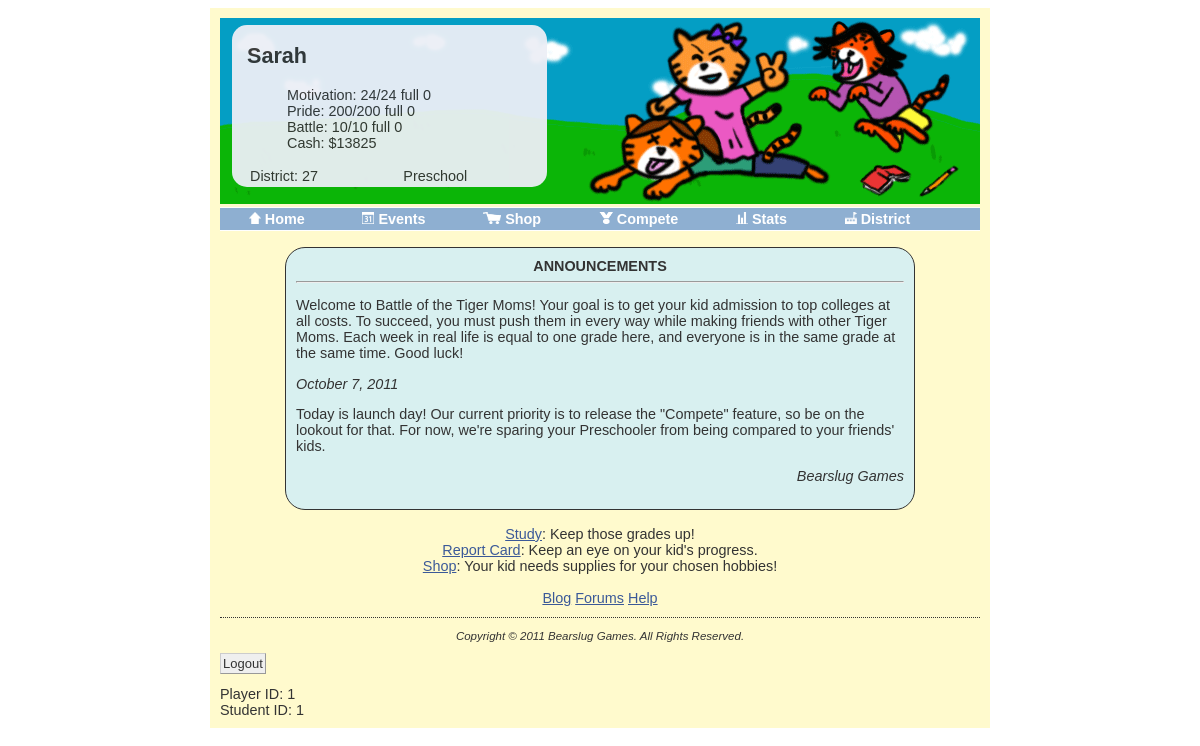
Page /main.php (signed in) on the committed database.
### tables this page shows
CREATE TABLE `characters` (
  `name` varchar(20) NOT NULL,
  `gender` binary(1) NOT NULL,
  `gradeLevel` tinyint(2) NOT NULL DEFAULT '-1',
  `inappropriate` binary(1) DEFAULT NULL,
  `cash` mediumint(8) unsigned NOT NULL DEFAULT '20000',
  `maxBattle` tinyint(3) unsigned NOT NULL DEFAULT '3',
  `currBattle` tinyint(3) unsigned NOT NULL DEFAULT '3',
  `maxMotivation` tinyint(3) unsigned NOT NULL DEFAULT '10',
  `currMotivation` tinyint(3) unsigned NOT NULL DEFAULT '10',
  `maxPride` mediumint(8) unsigned NOT NULL DEFAULT '100',
  `currPride` mediumint(8) unsigned NOT NULL DEFAULT '100',
  `numWon` mediumint(8) unsigned NOT NULL DEFAULT '0',
  `numLost` mediumint(8) unsigned NOT NULL DEFAULT '0',
  `skillPoints` tinyint(3) unsigned NOT NULL DEFAULT '0',
  `burnoutTimer` datetime DEFAULT NULL,
  `round` tinyint(3) unsigned NOT NULL DEFAULT '0',
  `studentID` int(10) unsigned NOT NULL AUTO_INCREMENT,
  `pianoMultiplier` float unsigned NOT NULL DEFAULT '1',
  `pianoSkillLevel` tinyint(3) unsigned NOT NULL DEFAULT '1',
  `violinMultiplier` float unsigned NOT NULL DEFAULT '1',
  `violinSkillLevel` tinyint(3) unsigned NOT NULL DEFAULT '1',
  `athleticsMultiplier` float unsigned NOT NULL DEFAULT '1',
  `athleticsSkillLevel` tinyint(3) unsigned NOT NULL DEFAULT '1',
  `danceMultiplier` float unsigned NOT NULL DEFAULT '1',
  `danceSkillLevel` tinyint(3) unsigned NOT NULL DEFAULT '1',
  `languageMultiplier` float unsigned NOT NULL DEFAULT '1',
  `languageSkillLevel` tinyint(3) unsigned NOT NULL DEFAULT '1',
  `scienceMultiplier` float unsigned NOT NULL DEFAULT '1',
  `scienceSkillLevel` tinyint(3) unsigned NOT NULL DEFAULT '1',
  `mathMultiplier` float unsigned NOT NULL DEFAULT '1',
  `mathSkillLevel` tinyint(3) unsigned NOT NULL DEFAULT '1',
  `historyMultiplier` float unsigned NOT NULL DEFAULT '1',
  `historySkillLevel` tinyint(3) unsigned NOT NULL DEFAULT '1',
  `chineseMultiplier` float unsigned NOT NULL DEFAULT '1',
  `chineseSkillLevel` tinyint(3) unsigned NOT NULL DEFAULT '1',
  `cultureMultiplier` float unsigned NOT NULL DEFAULT '1',
  `cultureSkillLevel` tinyint(3) unsigned NOT NULL DEFAULT '1',
  `chineseEXP` smallint(5) unsigned NOT NULL DEFAULT '0',
  `mathEXP` smallint(5) unsigned NOT NULL DEFAULT '0',
  `languageEXP` smallint(5) unsigned NOT NULL DEFAULT '0',
  `scienceEXP` smallint(5) unsigned NOT NULL DEFAULT '0',
  `historyEXP` smallint(5) unsigned NOT NULL DEFAULT '0',
  `athleticsEXP` smallint(5) unsigned NOT NULL DEFAULT '0',
  `danceEXP` smallint(5) unsigned NOT NULL DEFAULT '0',
  `violinEXP` smallint(5) unsigned NOT NULL DEFAULT '0',
  `pianoEXP` smallint(5) unsigned NOT NULL DEFAULT '0',
  `cultureEXP` smallint(5) unsigned NOT NULL DEFAULT '0',
  `lastAction` int(10) unsigned DEFAULT NULL,
  `battleTimer` int(10) unsigned DEFAULT NULL,
  `motivationTimer` int(10) unsigned DEFAULT NULL,
  `prideTimer` int(10) unsigned DEFAULT NULL,
  PRIMARY KEY (`studentID`),
  UNIQUE KEY `name_2` (`name`),
  KEY `name` (`name`),
  KEY `inappropriate` (`inappropriate`)
);

CREATE TABLE `accounts` (
  `playerID` int(10) unsigned NOT NULL AUTO_INCREMENT,
  `password` varchar(20) NOT NULL,
  `studentID` int(10) unsigned NOT NULL,
  PRIMARY KEY (`playerID`),
  KEY `studentID` (`studentID`)
);

### botm_functions.php (called while the page is built, shortened)
<?php
  $RT = 30;
  function queryMysql($query) {
    $result = mysql_query($query) or die(mysql_error());
    return $result;
  }
?>

### main.php (the view, shortened to what this page needs)
<?php
  require_once 'header.php';
  echo <<<_HTML
<br>
<div id="announce">
<center><strong>ANNOUNCEMENTS</strong></center>
<hr>
<p>Welcome to Battle of the Tiger Moms! Your
goal is to get your kid admission to top colleges at all costs. To
succeed, you must push them in every way while making friends with other Tiger
Moms. Each week in real life is equal to one grade here, and everyone is in the
same grade at the same time. Good luck!
<p class="date">October 7, 2011</p>
<p>Today is launch day! Our current priority is to release the "Compete"
feature, so be on the lookout for that. For now, we're sparing your
 Preschooler from being compared to your friends' kids.</p>
<p class="signature">Bearslug Games
</div>
<br>
<center>
<a href="events_academic.php">Study</a>: Keep those grades up!</br>
<a href="reportcard.php">Report Card</a>: Keep an eye on your kid's progress.<br>
<a href="shop.php">Shop</a>: Your kid needs supplies for your chosen hobbies!<br><br>
</center>
<center><a href="blog.html">Blog</a>
        <a href="forums.html">Forums</a>
        <a href="help.html">Help</a>
<address>Copyright &copy 2011 Bearslug Games. All Rights Reserved.</address>
</center>
<form action="logout.php" method="post"><pre>
<input type="submit" value="Logout" />
</pre></form>
Player ID: $playerID<br>
Student ID: $studentID
</body>
</html>
_HTML;
?>

### header.php (shortened to what this page needs)
<?php
  require_once 'botm_functions.php';
  $time = time();
  if(isset($_SESSION['playerID'])) {
    $playerID = $_SESSION['playerID'];
    $query = "SELECT * FROM accounts WHERE playerID='$playerID'";
    $result = queryMysql($query);
    $row = mysql_fetch_array($result);
    $studentID = $row['studentID'];
    $query = "SELECT * FROM characters WHERE studentID='$studentID'";
    $result = queryMysql($query);
    $row = mysql_fetch_array($result);
    $characterName      = $row['name'];
    $currMotivation     = $row['currMotivation'];
    $maxMotivation      = $row['maxMotivation'];
    $currPride          = $row['currPride'];
    $maxPride           = $row['maxPride'];
    $currBattle         = $row['currBattle'];
    $maxBattle          = $row['maxBattle'];
    $cash               = $row['cash'];
    $gradeLevel         = $row['gradeLevel'];
    $motivationTimer    = $row['motivationTimer'];
    $prideTimer         = $row['prideTimer'];
    $battleTimer        = $row['battleTimer'];
    if ($gradeLevel == -1) {
      $gradeString = 'Preschool';
    }
    elseif ($gradeLevel == 0) {
      $gradeString = 'Kindergarten';
    }
    else {
      $gradeString = 'Grade: ' . "$gradeLevel";
    }
  }
  else {
    header( 'Location: logout.php' );
  }
  $motivationTime = $time - $motivationTimer;
  $prideTime = $time - $prideTimer;
  $battleTime = $time - $battleTimer;
  $currMotivation = min($currMotivation + floor($motivationTime/$RT),$maxMotivation);
  $currPride = min($currPride + floor($prideTime/$RT),$maxPride);
  $currBattle = min($currBattle + floor($battleTime/$RT),$maxBattle);
  $motivationTime %= $RT;
  $prideTime %= $RT;
  $battleTime %= $RT;
  if ($currMotivation == $maxMotivation)
    $motivationTime = 0;
  if ($currPride == $maxPride)
    $prideTime = 0;
  if ($currBattle == $maxBattle)
    $battleTime = 0;
  echo <<<_HTML
<!DOCTYPE html PUBLIC "-//W3C//DTD HTML 4.01//EN">
<html>
 <head>
  <link rel="stylesheet" href="styles/style.css">
 </head>
<div id="container">
<body>
<div id="topbar">
<img src="images/logo.gif">
<div id="cssbox">
<h2 align="left">$characterName</h2>
<ul class = "stats">
  <li>Motivation: <span id="currMotivation">$currMotivation</span>/<span id="maxMotivation">$maxMotivation</span> <span id="motivationTimer" title=$motivationTime>a</span> <span id="motivationTime">$motivationTime</span>
  <li>Pride: <span id="currPride">$currPride</span>/<span id="maxPride">$maxPride</span> <span id="prideTimer" title=$prideTime>a</span> <span id="prideTime">$prideTime</span>
  <li> Battle: <span id="currBattle">$currBattle</span>/<span id="maxBattle">$maxBattle</span> <span id="battleTimer" title=$battleTime>a</span> <span id="battleTime">$battleTime</span>
  <li>Cash: $<span id="cash">$cash</span>
</ul>
<table width=100%>
  <tr>
    <td>District: 27</td>
    <td>$gradeString</td>
  </tr>
</table>
</div>
<ul id="nav">
  <li onMouseOver="document.images['icon_home'].src='images/icon_home1.gif'" onMouseOut="document.images['icon_home'].src='images/icon_home.gif'"><a href="main.php"><img name="icon_home" src="images/icon_home.gif" height=12 width=12/> Home</a>
  <li onMouseOver="document.images['icon_events'].src='images/icon_events1.gif'" onMouseOut="document.images['icon_events'].src='images/icon_events.gif'"><a href="events_academic.php"><img name="icon_events" src="images/icon_events.gif" height=12 width=12/> Events</a>
  <li onMouseOver="document.images['icon_shop'].src='images/icon_shop1.gif'" onMouseOut="document.images['icon_shop'].src='images/icon_shop.gif'"><a href="shop.php"><img name="icon_shop" src="images/icon_shop.gif" height=12 width=18/> Shop</a>
  <li onMouseOver="document.images['icon_compete'].src='images/icon_compete1.gif'" onMouseOut="document.images['icon_compete'].src='images/icon_compete.gif'"><a href="compete.html"><img name="icon_compete" src="images/icon_compete.gif" height=12 width=14/> Compete</a>
  <li onMouseOver="document.images['icon_stats'].src='images/icon_stats1.gif'" onMouseOut="document.images['icon_stats'].src='images/icon_stats.gif'"><a href="reportcard.php"><img name="icon_stats" src="images/icon_stats.gif" height=12 width=12/> Stats</a>
  <li onMouseOver="document.images['icon_district'].src='images/icon_district1.gif'" onMouseOut="document.images['icon_district'].src='images/icon_district.gif'"><a href="district.html"><img name="icon_district" src="images/icon_district.gif" height=12 width=12/> District</a>
</ul>
</div>
_HTML;
?>

### styles/style.css (style rules this page uses)
A:link, A:visited { color: #3b5998; }
h1, h2 { font-family: Helvetica, Arial, SunSans-Regular, sans-serif; }
body { background-color: white; color: black; font: .9em "lucida grande", tahoma, verdana, arial, sans-serif; padding-left: 0; }
#container { background: #fffacd; color: #333; margin: auto; padding: 10px; width: 760px; }
#topbar { overflow: auto; width: 100%; }
input { -moz-border-radius: 3px; border: 1px solid #999; border-left-color: #ccc; border-top-color: #ccc; color: #333; font-size: 13px; margin: 5 5 5 0; padding: 2px; }
#announce { background: #d8f0f0; border: 1px solid #333; border-radius: 20px; margin-left: auto; margin-right: auto; padding: 10px; width: 80%; }
#announce p.date { font-style: italic; }
#announce p.signature { font-style: italic; text-align: right; }
#cssbox { background: #eceff6; border-radius: 15px; float: left; margin-left: 12px; margin-top: 25px; opacity: .95; padding-left: 15px; position: absolute; top: 0; width: 300px !important; width: 250px; }
#cssbox ul { list-style: none; }
#nav, #nav ul { background: #8eafd1; border: solid white; border-width: 1px 0; float: left; font-weight: bold; line-height: 1; list-style: none; margin: 0 0 0 0; padding: 0; width: 100%; }
#nav a { color: white; display: block; padding: 0.25em 2em; text-decoration: none; text-align:center; width: auto; }
#nav li { float: left; padding: 0; width: auto; }
address { border-top: thin dotted; font-size:.8em; margin-top: 1em; padding-top: 1em; }

### rows in the picture
characters: name "Sarah", currMotivation "24", maxMotivation "24", motivationTime "0", currPride "200", maxPride "200", prideTime "0", currBattle "10", maxBattle "10", battleTime "0", cash "13825", gradeLevel "Preschool"
accounts: studentID "1"

### other values in the picture
$playerID "1"
